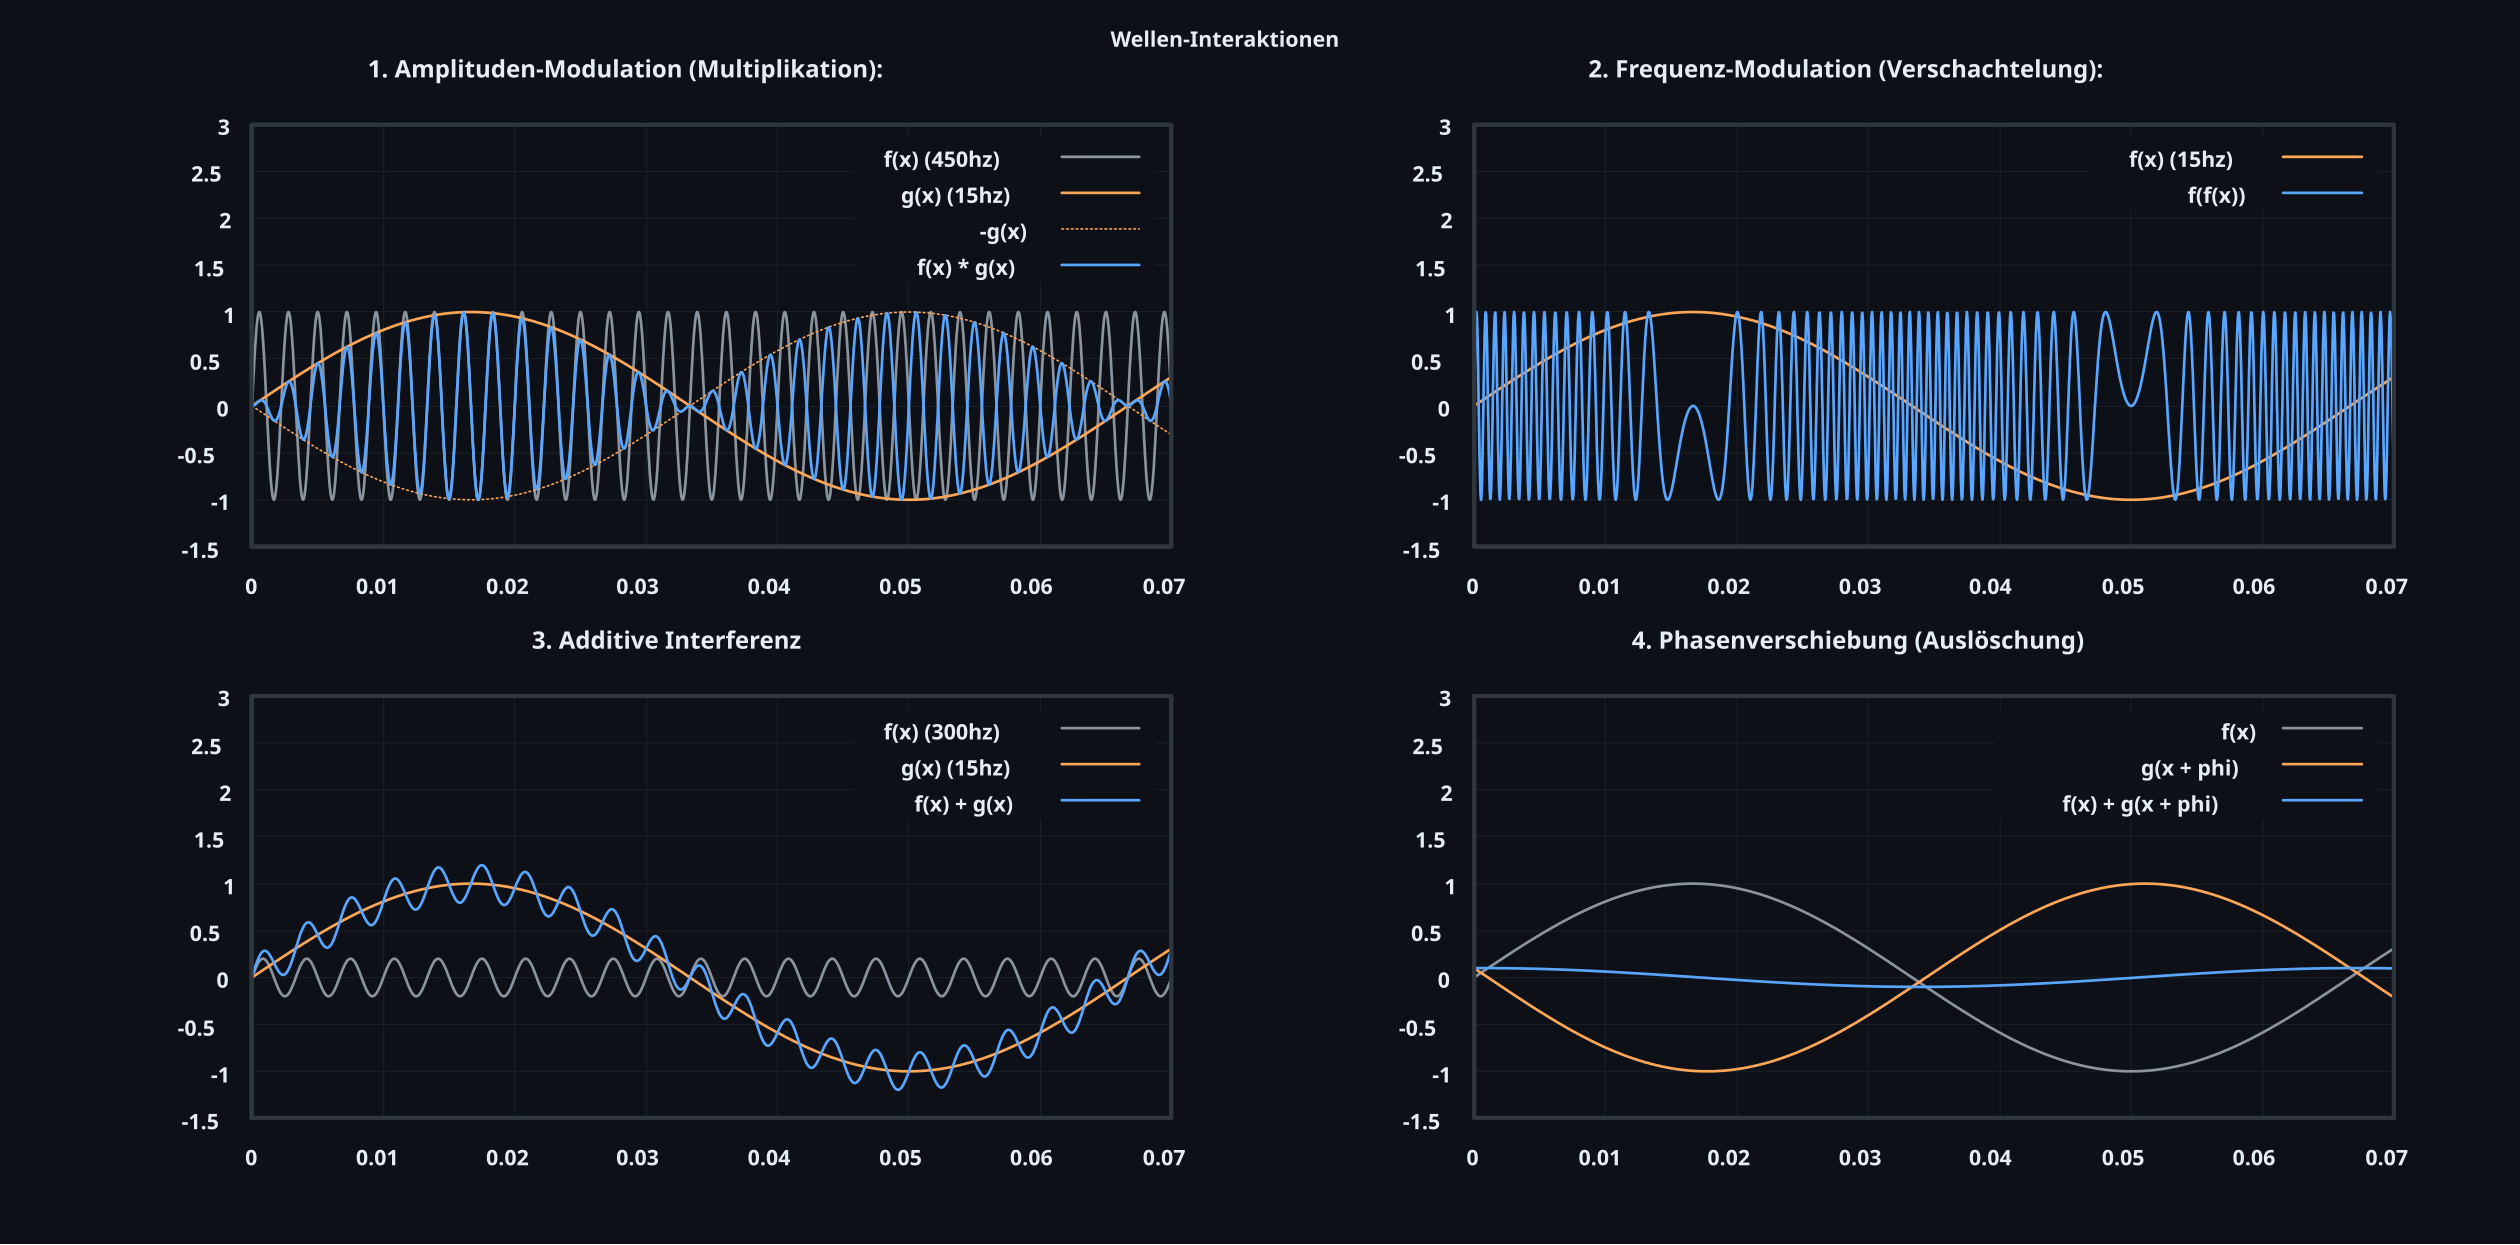

Write the gnuplot code that produced this figure.
reset;

set terminal qt \
    font "Segoe UI:Bold,16" \
    size 1280,720 \
    # background rgb "#0d1117" \
    replotonresize \
    antialias \
    rounded;


set border lw 3 lc rgb "#30363d";
set tics nomirror tc rgb "#e6edf3";          
set grid xtics ytics lc rgb "#21262d" lw 1;  
set key tc rgb "#e6edf3";                   
# set object 1 rectangle from screen 0,0 to screen 1,1 fillcolor rgb "#0d1117" behind;
set tics scale 0.0;
set style line 102 lc rgb "#21262d" lw 0.5 dt 1;
set grid back ls 102;                 


set style line 1 lc rgb "#58a6ff" lw 2 pt 7 ps 0.8; # Blue
set style line 2 lc rgb "#3fb950" lw 2 pt 7 ps 0.8; # Green
set style line 3 lc rgb "#d29922" lw 2 pt 7 ps 0.8; # Gold

set style line 4 lc rgb "#f85149" lw 2 pt 7 ps 0.8; # Red
set style line 5 lc rgb "#bc8cff" lw 2 pt 7 ps 0.8; # Purple
set style line 6 lc rgb "#ffa657" lw 2 pt 7 ps 0.8; # Orange

set style line 7 lc rgb "#76e3ea" lw 2 pt 7 ps 0.8; # Cyan
set style line 8 lc rgb "#ff7b72" lw 2 pt 7 ps 0.8; # Coral
set style line 9 lc rgb "#a5d6ff" lw 2 pt 7 ps 0.8; # Sky Blue

set style line 10 lc rgb "#54ae69" lw 2 pt 7 ps 0.8; # Dark Green
set style line 11 lc rgb "#db61a2" lw 2 pt 7 ps 0.8; # Pink
set style line 12 lc rgb "#8b949e" lw 2 pt 7 ps 0.8; # Gray

set samples 2000;

set multiplot layout 2,2 title "{/:Bold=16 Wellen-Interaktionen}" tc rgb "#e6edf3" margins 0.1, 0.95, 0.1, 0.9 spacing 0.12


#set xlabel "t" tc rgb "#e6edf3" font "Segoe UI:Bold,16";
#set ylabel "E" tc rgb "#e6edf3" font "Segoe UI:Bold,16";
set xrange [0:0.07];
set yrange [-1.5:3];



# Amplituden-Modulation

set title "1. Amplituden-Modulation (Multiplikation):" tc rgb "#e6edf3" font "Segoe UI:Bold,18";

f_am(x) = sin(2*x*pi*450);                  
g_am(x) = sin(2*x*pi*15);
h_am(x) = g_am(x) * f_am(x);

plot f_am(x) ls 12 title "f(x) (450hz)", \
       g_am(x) ls 6 title "g(x) (15hz)", \
      -g_am(x) ls 6 lw 1.2 dt 3 title "-g(x)", \
       h_am(x) ls 1 title "f(x) * g(x)";



# Frequenz-Modulation

set title "2. Frequenz-Modulation (Verschachtelung):" tc rgb "#e6edf3" font "Segoe UI:Bold,18";

f_fm(x) = sin(2*x*pi*15);                  
h_fm(x) = f_fm(f_fm(x));


plot f_fm(x) ls 6 title "f(x) (15hz)", \
        h_fm(x) ls 1 title "f(f(x))";



# Additive Interferenz

set title "3. Additive Interferenz" tc rgb "#e6edf3" font "Segoe UI:Bold,18";

f_add(x) = 0.2 * sin(2*x*pi*300);                  
g_add(x) = sin(2*x*pi*15);
h_add(x) = f_add(x) + g_add(x);


plot f_add(x) ls 12 title "f(x) (300hz)", \
         g_add(x) ls 6 title "g(x) (15hz)", \
         h_add(x) ls 1 title "f(x) + g(x)";



# Phasenverschiebung (Destruktive Interferenz)

set title "4. Phasenverschiebung (Auslöschung)" tc rgb "#e6edf3" font "Segoe UI:Bold,18";

# Phasenverschiebung
phi = pi - 0.1

f_ph(x) = sin(2*x*pi*15);                  
g_ph(x) = sin(2*x*pi*15 + phi);
h_ph(x) = f_ph(x) + g_ph(x);


plot f_ph(x) ls 12 title "f(x)", \
         g_ph(x) ls 6 title "g(x + phi)", \
         h_ph(x) ls 1 title "f(x) + g(x + phi)";

unset multiplot
